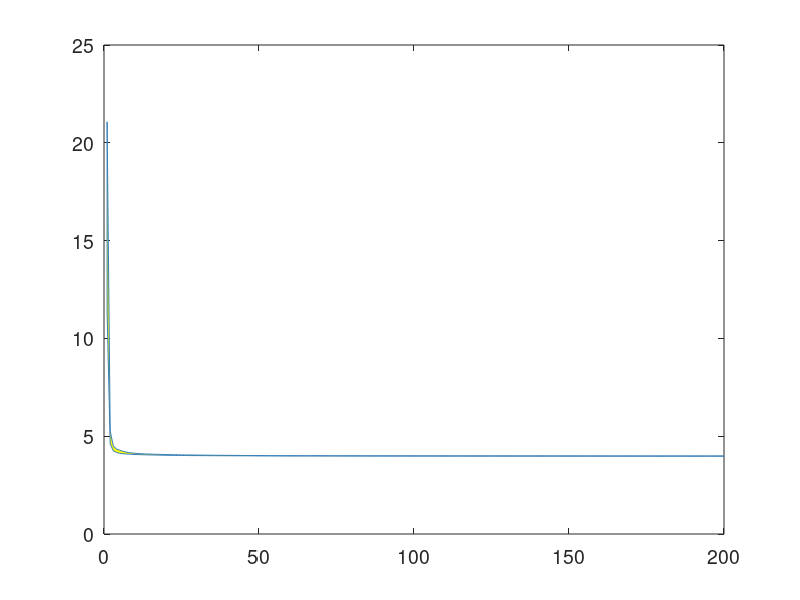

Reproduce this figure in MATLAB. (Note: this script raises an error after producing the figure.)
% Load data "rmse.mat".
load rmse;

% Set colors.
color1 = [55,126,184]/255;
color2 = [1,0.6,0.78];
color3 =  [255,0,255]/255;

% Create a figure.
figure('DefaultAxesFontSize',14);
ax = gca;

% Plot the first RMSE curve.
xbound = [1,1,1:200,200,200,fliplr(1:200)];
ybound = [max(rmse{1}(:,1)),min(rmse{1}(:,1)),min(rmse{1}),min(rmse{1}(:,end)),max(rmse{1}(:,end)),fliplr(max(rmse{1}))];
s = fill(xbound,ybound,'y','EdgeColor',color1,'linewidth',0.5);
alpha(s,0.1);
hold on;
h1 = plot(mean(rmse{1}),'color','r','linewidth',2,'DisplayName','method #1');

% Plot the second RMSE curve.
xbound = [1,1,1:200,200,200,fliplr(1:200)];
ybound = [max(rmse{2}(:,1)),min(rmse{2}(:,1)),min(rmse{2}),min(rmse{2}(:,end)),max(rmse{2}(:,end)),fliplr(max(rmse{2}))];
hold on;
s = fill(xbound,ybound,color2,'EdgeColor',color1,'linewidth',0.5);
alpha(s,0.1);
hold on;
h2 = plot(mean(rmse{2}),'color',color3,'linewidth',2,'DisplayName','method #2');

% Change settings and items.
grid on;
ax.XTick = [0,25,50,100,200];
ax.XTickLabel = [0,25,50,100,200];
ylim([3.95,4.15]);
ax.YTick = [3.97,3.98,3.99,4.01,4.02,4.03,4.15];
ax.YTickLabel = [3.97,3.98,3.99,4.01,4.02,4.03,4.15];
ax.GridLineStyle = '-.';
xlabel('Iteration');
ylabel('RMSE (km/h)');
legend([h1,h2],{'method #1','method #2'});

% Save a figure in a format of "rmse_curve.pdf".
set(gcf, 'PaperSize', [6 4.5]);
set(gcf, 'PaperPositionMode', 'manual');
set(gcf, 'PaperPosition', [0 0 6 4.5]);
saveas(gcf,'rmse_curve','pdf');